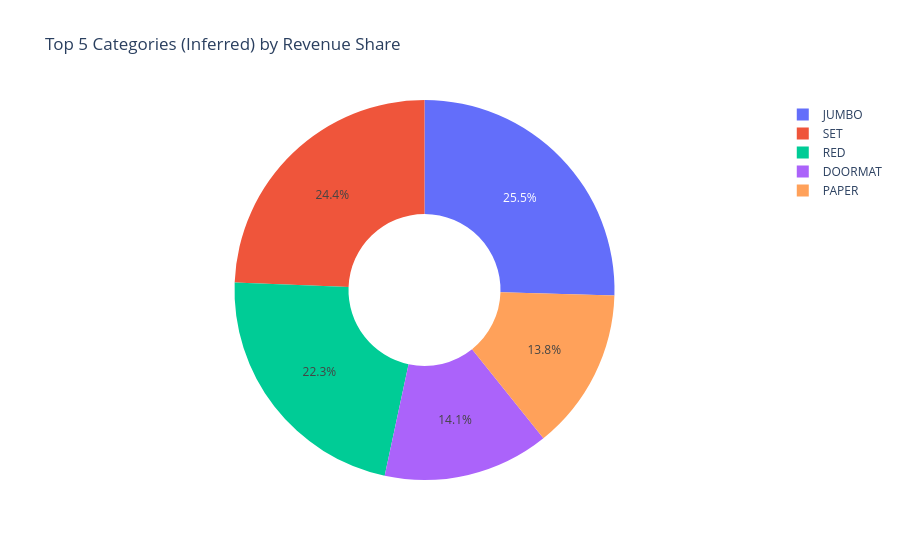

This figure's notebook cell:
### Markdown cell above
## 5. Category Performance Analysis

### Code cell
cat_stats = df.groupby('Category').agg({
    'Revenue': 'sum',
    'StockCode': 'nunique'
}).rename(columns={'StockCode': 'SKUs'}).reset_index()
cat_stats['AvgRevenuePerSKU'] = cat_stats['Revenue'] / cat_stats['SKUs']
cat_stats = cat_stats.sort_values('Revenue', ascending=False)

fig = px.bar(
    cat_stats, 
    x='Revenue', 
    y='Category', 
    orientation='h',
    title='Category Revenue Performance',
    hover_data=['SKUs', 'AvgRevenuePerSKU'],
    labels={'Revenue': 'Total Revenue (£)', 'Category': 'Category'}
)
fig.update_layout(yaxis={'categoryorder': 'total ascending'})
fig.show()

### Figure 1 — Plotly figure (JSON) as saved in the notebook; plotly's stock layout.template omitted (floating-point values rounded to 4 significant figures)
{"data": [{"domain": {"x": [0, 1], "y": [0, 1]}, "hole": 0.4, "hovertemplate": "Category_Proxy=%{label}<br>Revenue=%{value}<extra></extra>", "labels": ["JUMBO", "SET", "RED", "DOORMAT", "PAPER"], "legendgroup": "", "name": "", "showlegend": true, "type": "pie", "values": [832200.0, 796500.0, 727600.0, 461500.0, 450000.0]}], "layout": {"legend": {"tracegroupgap": 0}, "title": {"text": "Top 5 Categories (Inferred) by Revenue Share"}}}
